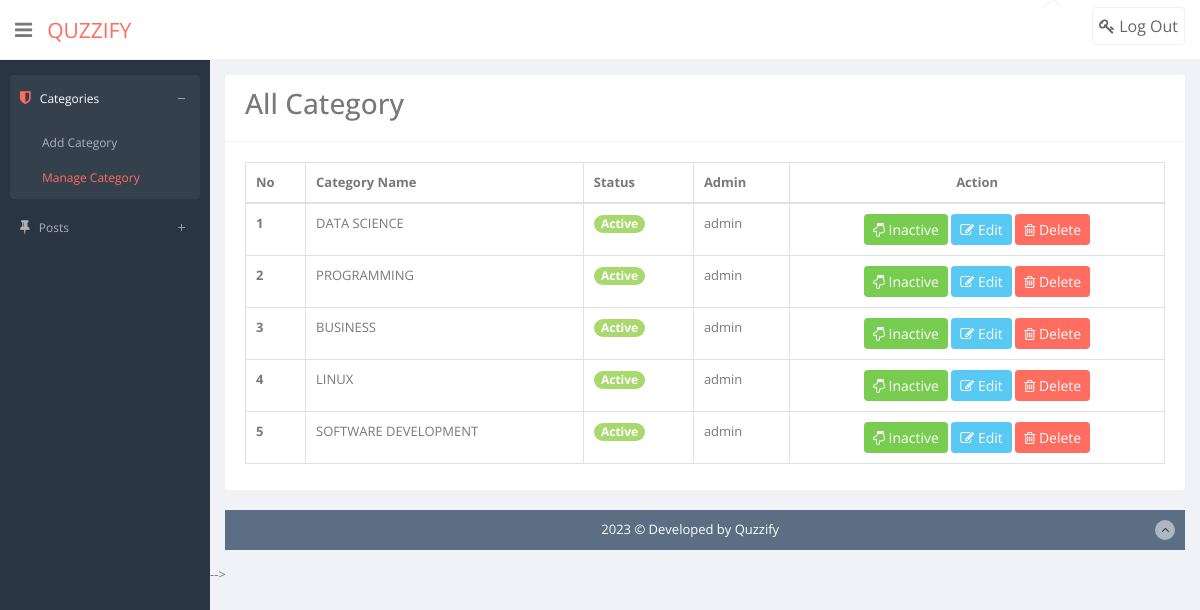
The page /admin/managecategory.php (signed in) on the database its author committed.
### tables this page shows
CREATE TABLE `categories` (
  `id` int(2) NOT NULL,
  `category_name` varchar(100) NOT NULL,
  `status` tinyint(2) NOT NULL,
  `create_time` timestamp NOT NULL DEFAULT current_timestamp(),
  `admin_name` varchar(70) NOT NULL
);

### app/classes/Database.php (called while the page is built, shortened)
<?php
class Database
{
    public static function db()
    {
        $link = mysqli_connect('localhost:3306','root','','quizzifynew');
        return $link;
    }
}

### app/classes/Category.php (called while the page is built, shortened)
<?php
class Category
{
    public static function showAllCategory(){
        $sql = "SELECT * FROM `categories` ORDER BY id DESC ";
        $result = mysqli_query(Database::db(),$sql);
        if($result){
            return $result;
        }else{
            return false;
        }
    }
}

### admin/managecategory.php (the view, shortened to what this page needs)
<?php require_once 'header.php'?>
<div class="row">
    <div class="col-lg-12">
        <section class="card">
            <header class="card-header">
                <h3 style="display: inline-block;margin-right: 25px;">All Category</h3>
            </header>
            <div class="card-body">
                <div class="table-responsive" tabindex="1" style="overflow: hidden; outline: none;">
                    <table class="table table-bordered table-hover">
                        <thead>
                        <tr>
                            <th>No</th>
                            <th>Category Name</th>
                            <th>Status</th>
                            <th>Admin</th>
                            <th class="text-center">Action</th>
                        </tr>
                        </thead>
                        <tbody>
                        <?php
                        $allCat = new \App\classes\Category();
                        $data = $allCat->showAllCategory();
                        $i=0;
                        while ($row = mysqli_fetch_assoc($data)){ ?>
                            <tr>
                                <th scope="row"><?= ++$i?></th>
                                <td scope="row"><?= strtoupper($row['category_name'])?></td>
                                <td><?= $row['status'] == 1 ? '<span class="badge badge-pill badge-success">Active</span>' : '<span class="badge badge-pill badge-danger">Inactive</span>' ?></td>
                                <td><?= $row['admin_name']?></td>
                                <td class="text-center">
                                    <?php
                                    if($row['status'] == 1) { ?>
                                        <a href="status.php?id=<?= $row['id']?>&managecat&inactive" class="btn btn-sm btn-success"><i class="fa  fa-hand-o-down"></i> Inactive</a>
                                    <?php  }else{ ?>
                                        <a href="status.php?id=<?= $row['id']?>&managecat&active" class="btn btn-sm btn-warning"><i class="fa  fa-hand-o-up"></i> Active</a>
                                    <?php } ?>
                                    <a href="" class="btn btn-sm btn-info" data-toggle="modal" data-target="#id<?= $row['id']?>"><i class="fa fa-edit"></i> Edit</a>
                                    <a href="delete.php?id=<?= $row['id']?>&managecat" class="btn btn-sm btn-danger"onclick="return confirm('Are you sure ?')"><i class="fa fa-trash-o"></i> Delete</a>
                                </td>
                            </tr>
                        <?php  }   ?>
                        </tbody>
                    </table>
                </div>
            </div>
        </section>
    </div>
</div>
<?php require_once 'footer.php'?>

### rows shown on the page
categories: category_name "DATA SCIENCE", status "Active", admin_name "admin"
categories: category_name "PROGRAMMING", status "Active", admin_name "admin"
categories: category_name "BUSINESS", status "Active", admin_name "admin"
categories: category_name "LINUX", status "Active", admin_name "admin"
categories: category_name "SOFTWARE DEVELOPMENT", status "Active", admin_name "admin"
